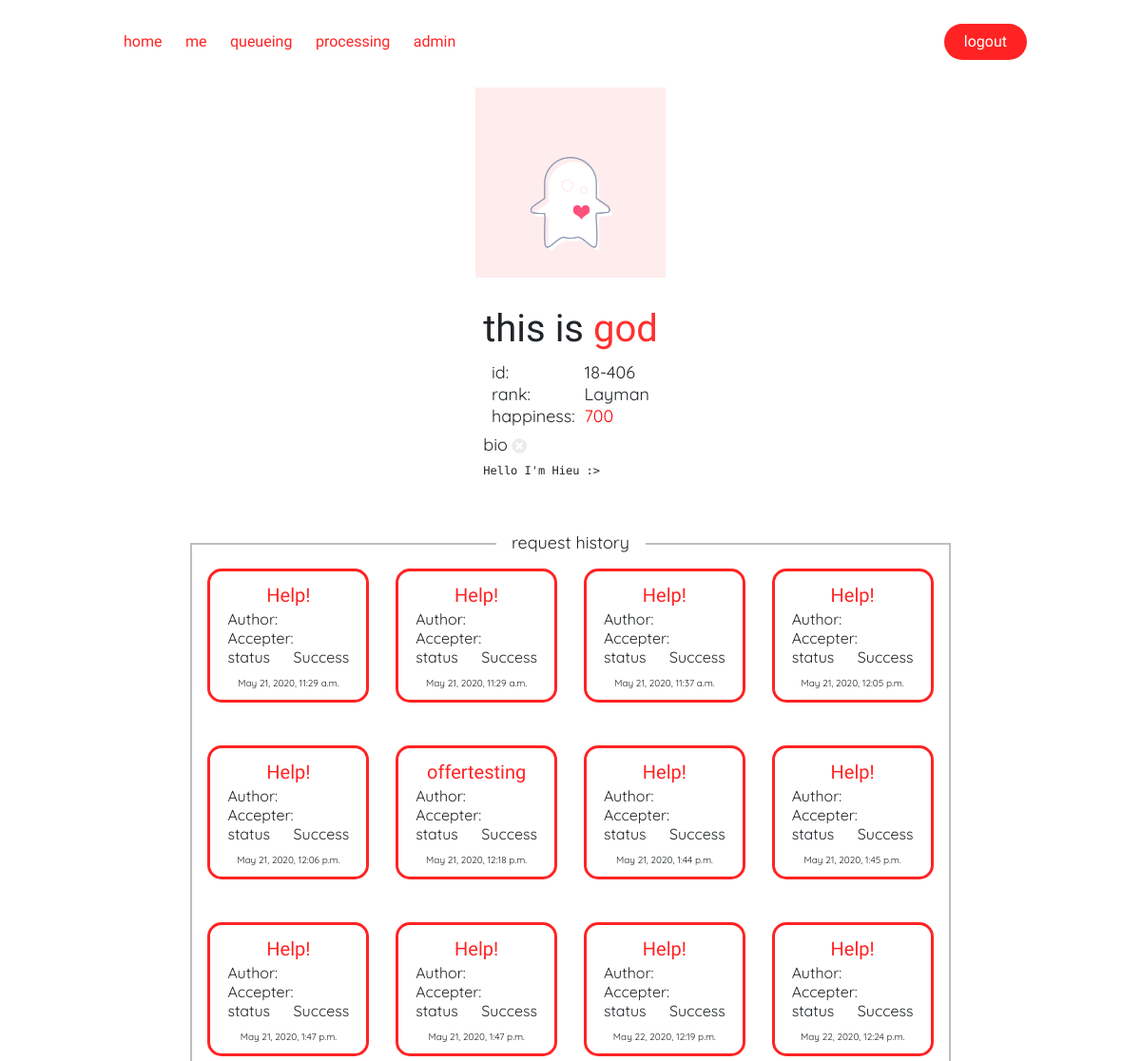
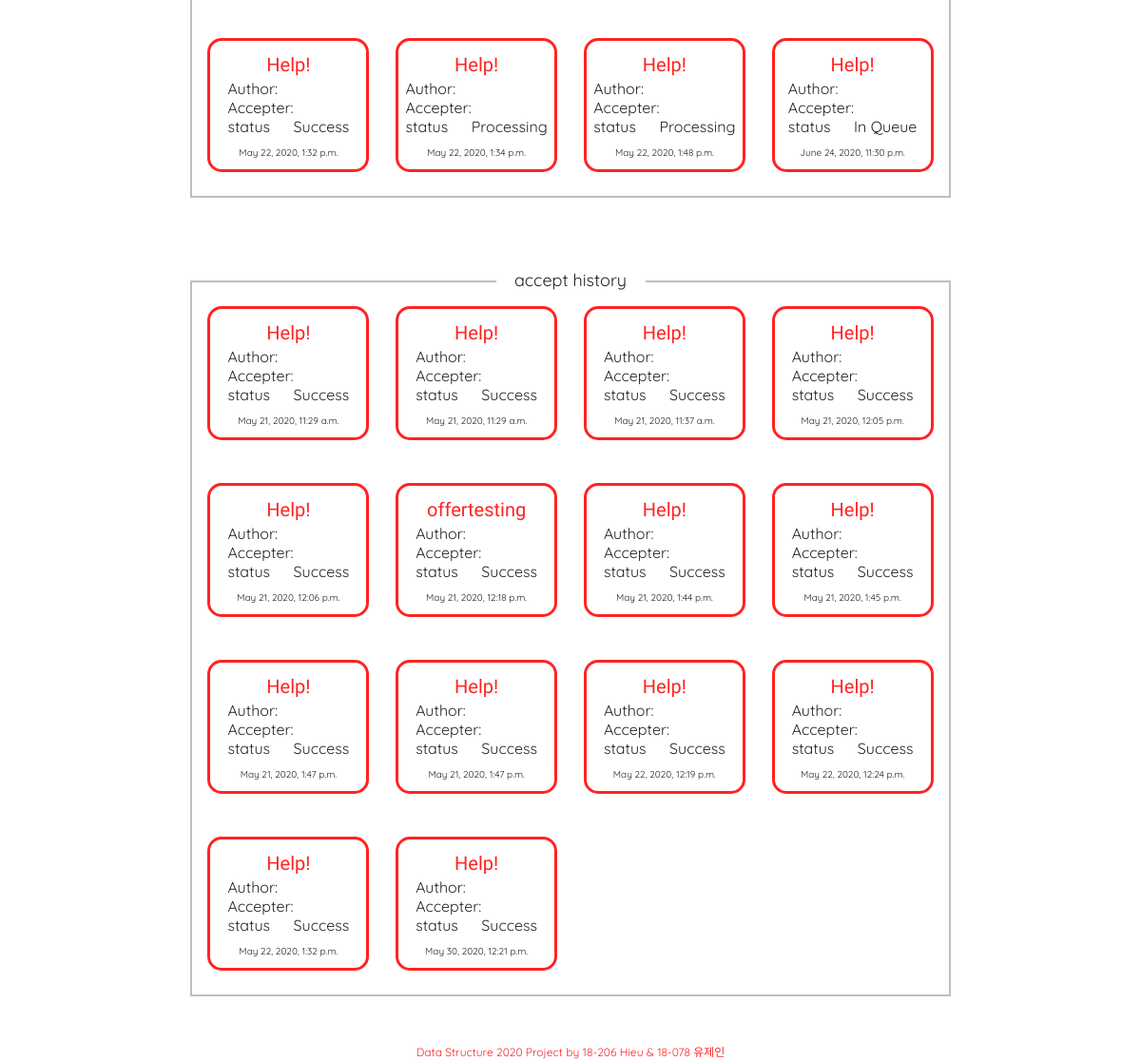
Screenshot of /profiles/18-406/ (signed in) with the database file from the repository (2 pictures, top to bottom).
### users/models.py (models this page shows, shortened)
class Student(AbstractBaseUser):
    username                = models.CharField(max_length=100, unique=True)
    student_id              = models.CharField(max_length=6, unique=True)
    rank                    = models.CharField(max_length=100, default='Layman')
    happiness               = models.IntegerField(default=0)
    medals                  = models.TextField(default='')
    bio                     = models.TextField(default='')
    date_joined             = models.DateTimeField(verbose_name='date joined', auto_now_add=True)
    last_login              = models.DateTimeField(verbose_name='last login', auto_now=True)
    is_admin                = models.BooleanField(default=False)
    is_active               = models.BooleanField(default=True)
    is_staff                = models.BooleanField(default=False)
    is_superuser            = models.BooleanField(default=False)
    USERNAME_FIELD = 'student_id'
    REQUIRED_FIELDS = ['username',]
    objects = MyStudentManager()

### items/models.py (models this page shows, shortened)
class transaction(models.Model):
    class Status(models.IntegerChoices):
        PROCESSING  = 0
        SUCCESS     = 1
        FAILED      = 2
        IN_QUEUE    = 3
    class Method(models.IntegerChoices):
        REQUEST     = 0
        OFFER       = 1
    status              = models.IntegerField(default=3,choices=Status.choices,null=False)
    date_create         = models.DateTimeField(verbose_name='date created', auto_now_add=True)
    date_update         = models.DateTimeField(verbose_name='date update', auto_now=True)
    tags                = TaggableManager()
    author              = models.CharField(max_length=100, null=False)
    accepter            = models.CharField(default='None', max_length=100, null=False)
    title               = models.CharField(max_length=60, null=False)
    content             = models.CharField(max_length=100, null=False)
    details             = models.TextField(blank=True, null=True)
    method              = models.IntegerField(default=0,choices=Method.choices,null=False)

### users/views.py (the view)
# urls.py: path('profiles/<slug:stuid>/', dynamicProfileLookup, name='profile'),
def dynamicProfileLookup(request, stuid):
    form = AddBio(request.POST)
    student = Student.objects.get(student_id=stuid)
    transau = transaction.objects.filter(author=stuid)
    transac = transaction.objects.filter(accepter=stuid)
    context = {
        "student" : student,
        "transau" : transau,
        "transac" : transac,
        "form": form,
    }
    if request.POST and form.is_valid():
        request.user.bio = form.cleaned_data['bio']
        request.user.save()
        redirect('profiles/'+stuid)
    elif request.POST:
        request.user.bio = ""
        request.user.save()
    return render(request, "accounts/details.html", context)

### templates/accounts/details.html (shortened to what this page needs)
{% extends 'base.html' %}
{% block content %}
{% if user.is_authenticated %}
<div id='profile'>
    <img src="/static/profile-picture/{% if student.rank == 'God' %}god.png{% else %}normal.png{% endif %}" style="width:200px">
    <div id='profile-child'>
        <h1 style="font-family: 'Amatic SC', cursive,'Single Day', cursive;font-size: 40px;text-align: center;margin-bottom: 10px;">this is <span style='color:rgb(255, 47, 47)'>{{student.username}}</span></h1>
        <table id='profile-table'>
            <td>id: </th>
            <td style="padding-left: 10px;"> {{student.student_id}}</th>
            <tr>
            <td>rank: </td>
            <td style="padding-left: 10px;"> {{student.rank}}</td>
            </tr>
            <tr>
            <td>happiness: </td>
            <td style="padding-left: 10px;color:red"> {{student.happiness}}</td>
            </tr>
        </table>
        {%if student.bio|length != 0%}
        <form method="POST" action="" class='bio-del-form'>
            <span><p>bio</p>
            </span>
        </form>
        <p id='bio'>{{ student.bio }}</p>
        {%endif%}
    </div>
</div>
{% include 'items/history-details.html' %}
{% else %}
<h1 id='content-text'> Please Login <a href="{% url 'login' %}" id='content-text'>Here</a> </h1>
{% endif %}
{% endblock %}

### templates/items/preview.html (shortened to what this page needs)
<div class='tran-preview'>
    <a href="{% url 'item' tran.id %}">{{tran.title}}</a>
    <table>
        <tr>
            <td>Author:</td>
            <td style="text-align: center;">{{tran.donor}}</td>
        </tr>
        <tr>
            <td>Accepter:</td>
            <td style="text-align: center;">{{tran.recipient}}</td>
        </tr>
        <tr>
            <td>status</td>
            <td style="text-align: center;">{{tran.get_status_display}}</td>
        </tr>
    </table>
    <p>{{tran.date_create}}</p>
</div>

### templates/base.html (style rules this page uses)
* { box-sizing: border-box; margin: 0; padding: 0; background-color: rgb(255, 255, 255); }
li, a { font-family: 'Amatic SC', cursive; font-weight: 500; font-size: 16px; color: #ff2323; text-decoration: none; }
#profile { max-width: 1000; margin: 0px auto 10px auto; border-color: #ff2323; display: grid; }
#profile td { font-family: 'Quicksand', sans-serif; font-size: 18px; }
#profile-child { margin: 30px auto 0 auto; }
#profile img { margin: 0 auto 0 auto; }
#history-container table { border-collapse: separate; border-spacing: 0px 0; font-family: 'Quicksand', sans-serif; min-width: 100px; }

### templates/accounts/details.html (style rules this page uses)
#profile-child #profile-table { margin:0 auto; }
#profile-child #bio { font-family: 'DM Mono', monospace; font-size: 12px; }
#profile-child p { margin: 5px auto 0 auto; display: block; font-family: 'Quicksand', sans-serif; font-size: 18px; }

### templates/items/preview.html (style rules this page uses)
.tran-preview { border-color: #ff2323; border-style: solid; border-radius: 15px; margin: 20px auto 20px auto; min-width: 170px; text-align: center ; padding: 10px 0 10px 0; }
.tran-preview a { text-align: center; margin: 0px auto 0px auto; font-size: 20px; }
.tran-preview p { font-family: 'Quicksand', sans-serif; text-align: center; margin: 10px auto 0px auto; font-size: 10px; }
.tran-preview table { border-collapse: separate; border-spacing: 10px 0; font-family: 'Quicksand', sans-serif; margin: 0 auto; }

### rows the page displays
Student: username "god", student_id "18-406", rank "Layman", happiness "700", bio "Hello I'm Hieu :>"
transaction: title "Help!", status "Success", date_create "May 21, 2020, 11:29 a.m."
transaction: title "Help!", status "Success", date_create "May 21, 2020, 11:29 a.m."
transaction: title "Help!", status "Success", date_create "May 21, 2020, 11:37 a.m."
transaction: title "Help!", status "Success", date_create "May 21, 2020, 12:05 p.m."
transaction: title "Help!", status "Success", date_create "May 21, 2020, 12:06 p.m."
transaction: title "offertesting", status "Success", date_create "May 21, 2020, 12:18 p.m."
transaction: title "Help!", status "Success", date_create "May 21, 2020, 1:44 p.m."
transaction: title "Help!", status "Success", date_create "May 21, 2020, 1:45 p.m."
transaction: title "Help!", status "Success", date_create "May 21, 2020, 1:47 p.m."
transaction: title "Help!", status "Success", date_create "May 21, 2020, 1:47 p.m."
transaction: title "Help!", status "Success", date_create "May 22, 2020, 12:19 p.m."
transaction: title "Help!", status "Success", date_create "May 22, 2020, 12:24 p.m."
transaction: title "Help!", status "Success", date_create "May 22, 2020, 1:32 p.m."
transaction: title "Help!", status "Processing", date_create "May 22, 2020, 1:34 p.m."
transaction: title "Help!", status "Processing", date_create "May 22, 2020, 1:48 p.m."
transaction: title "Help!", status "In Queue", date_create "June 24, 2020, 11:30 p.m."
transaction: title "Help!", status "Success", date_create "May 30, 2020, 12:21 p.m."
